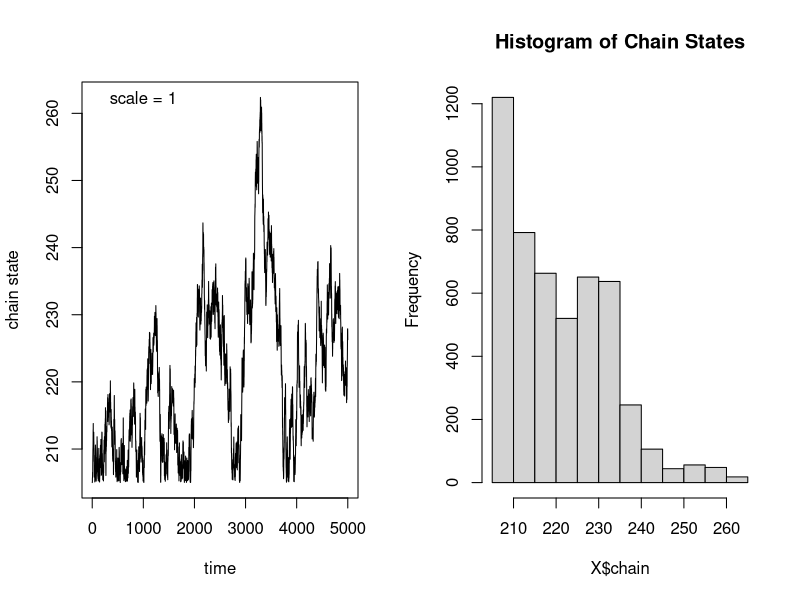
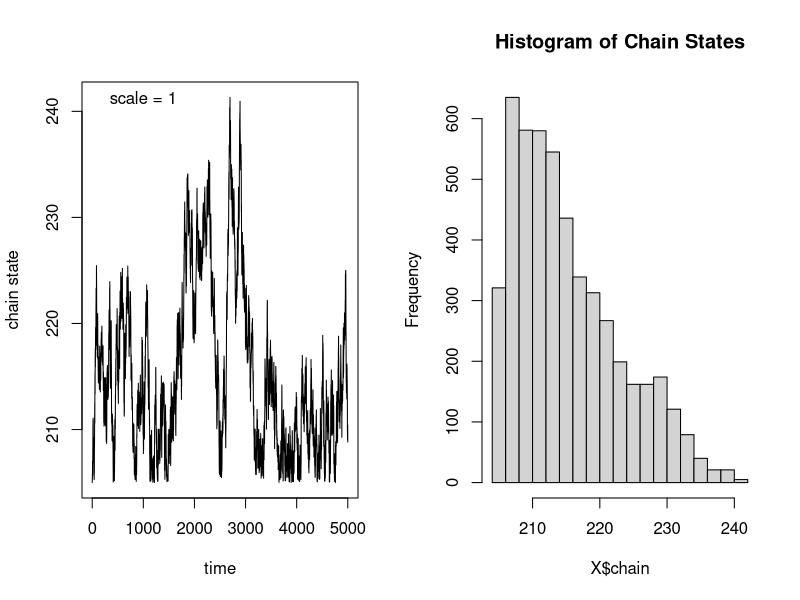
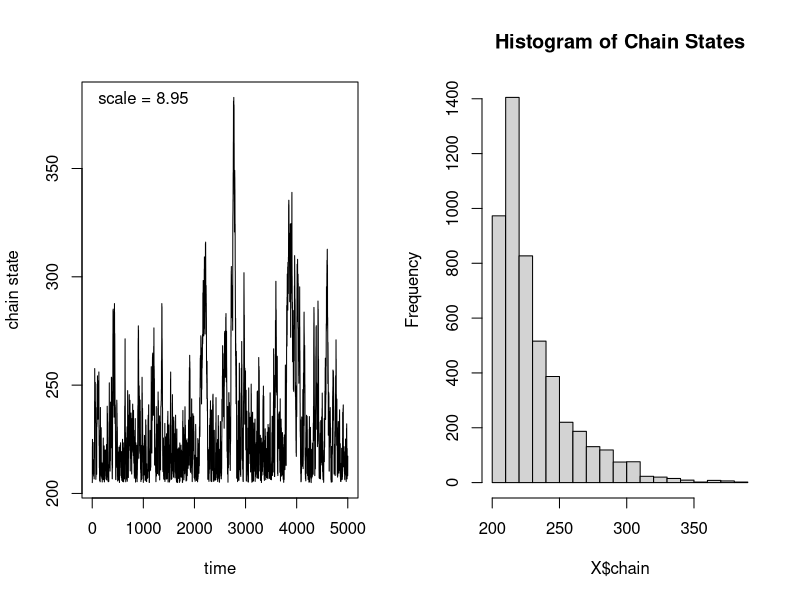
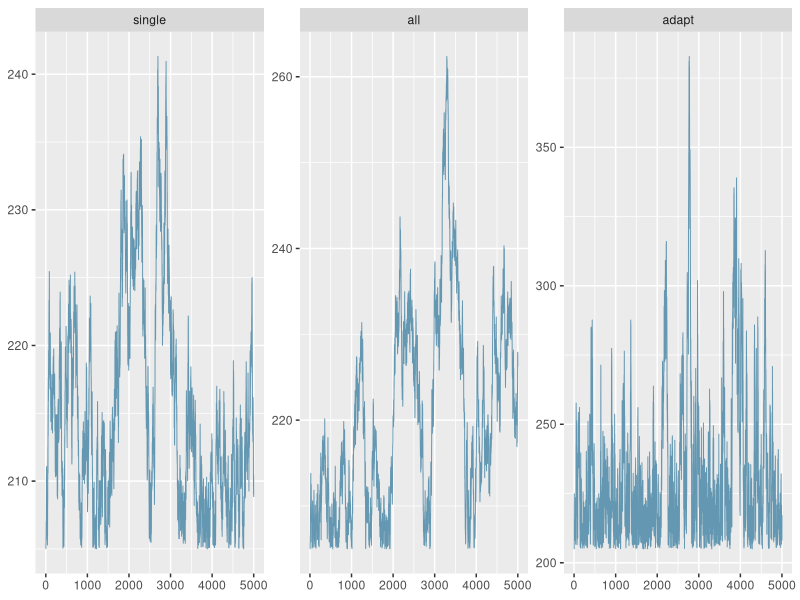
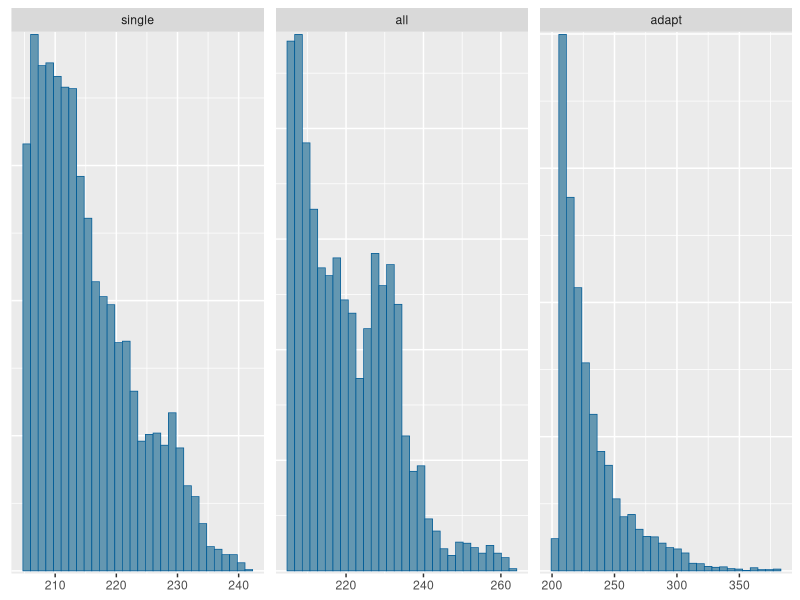
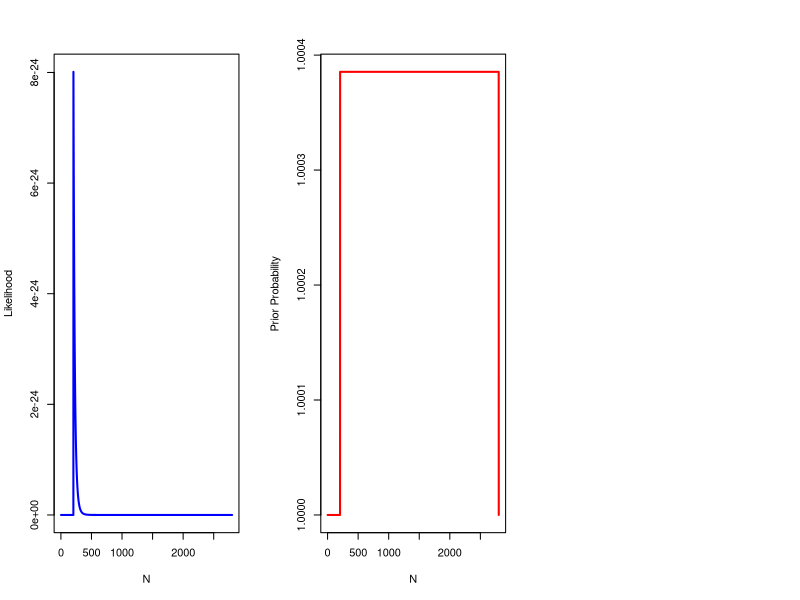

These figures' R source, in order: (Note: this script raises an error after producing the figures.)
#' Compute the metropolis acceptance rate
#' @param X candidate value
#' @param Y current value
#' @param target Target distribution density function
#' @param data Data for the target function
mh_acceptance <- function(X, Y, target, data) {

	## why the exponential? why not use the ratio t(X)/t(Y)
	r <- exp(target(X, data) - target(Y, data))
	if(is.na(target(X, data)))
		r <- 0
	return(r)
}

plot.mh <- function(X) {
	# function for plotting results of metropolis-hastings
	# produces a trace plot and a histogram
	# X: an object of class mh (returned from function metropolis)
	# display.type: if 'burnin' burn in values are included on the trace plot

	par(mfrow=c(1,2))
	ch.len <- length(X$chain)
	ch.vals <- X$chain
	plot(0:(ch.len-1), ch.vals, xlab="time", ylab="chain state", type='l')
	text(0.2*ch.len, max(ch.vals), paste("scale = ", round(X$scale,2), sep=""))
		
	hist(X$chain, main="Histogram of Chain States")
}


#' Propose and select candidate values for the metropolis-hastings algorithm
#' @param current Current state of the chain
#' @param scale Scale of the proposal distribution
#' @param target Target distribution density function
#' @param data Data for the target distribution
#' @return New value in the chain
mh_propose <- function(current, scale, target, data) {
	# rnorm is the proposal/candidate distribution
	candidate <- rnorm(1, current, scale)
	r_cand <- mh_acceptance(candidate, current, target, data)
	U <- runif(1)
	# cat(paste("proposal: ", round(candidate.value,2), "   previous: ", round(previous,2), "   r: ", round(r.cand, 2), "   U: ", round(U,2)))
	if(U < r_cand) {
		result <- candidate
		# cat("   accept\n")
	} else {
		result <- current
		# cat("   reject\n")
	}
	return(result)
}


#' Single parameter metropolis-hastings implementation
#' @param target Target function (returning log unnormalised posterior density);
#' 	this function should take the parameter as it's first argument and a data list as its second
#' @param initial Initial value of the parameter
#' @param data Data to pass to the target
#' @param iter Number of iterations
#' @param scale Scale for the proposal distribution, if NA, the algorithm will adaptively
#' 		choose a scale
#' @param adapt_iter Number of iterations for adaptation, if needed
#' 
#' @return An object of class 'mh', with three members: 'chain' is the markov chain, 'scale' 
#' 		is the scale parameter used, and 'accept' is the acceptance rate
metropolis <- function(target, initial, data, iter = 5000, scale = 1, adapt_iter = 1000) {


	# automatic tuning
	if(is.na(scale)) {
		scale <- 1
		accept <- 0
		chain <- numeric(adapt_iter)
		chain[1] <- initial
		
		for(t in 2:adapt_iter) {
			chain[t] <- mh_propose(chain[t-1], scale, target, data)
			if(chain[t] == chain[t-1]) {
				scale <- scale / 1.1
			} else {
				scale <- scale * 1.1
				accept <- accept + 1
			}	
		}
	cat("Finished adaptation; acceptance rate = ", accept/adapt_iter, "\n")
	}

	# set up the markov chain
	chain <- numeric(iter + 1)
	chain[1] <- initial
	accept <- 0
	for(t in 2:(iter+1)) {
		# propose and evaluate candidates
		chain[t] <- mh_propose(chain[t-1], scale, target, data)
		if(chain[t] != chain[t-1]) {
			accept <- accept + 1
		}	
	}
	
	# process the results
	result <- list(chain=chain, scale=scale, accept = accept / iter)
	class(result) <- 'mh'
	return(result)
}



#' log posterior distribution
#' this function always has more or less the same signature
#' 
#' @param params The parameter vector for the model
#' @param data A list of data needed to evaluate the model
#' @return The log unnormalized posterior probability of the parameters conditional on the data
log_posterior <- function(params, data) {
	# here we 'unpack' the objects to make the names clearer
	N <- params[1]
	s <- data$s
	nmin <- data$nmin
	nmax <- data$nmax

	log_liklihood <- sum(dunif(s, 1, N, log=TRUE))
	log_prior <- dunif(N, nmin, nmax, log = TRUE)
	return(log_liklihood + log_prior)
}



# original code for generating the data
## s <- sample(1:245, 10)

# the data we use in class
s <- c(147, 126, 183, 88, 9, 203, 16, 10, 112, 205)
N_est <- 1400
data <- list(s = s, nmin = max(s), nmax = 2 * N_est)

data_max <- data
data_max$s <- max(s)
result_max <- metropolis(log_posterior, initial = max(s), data = data_max)
plot(result_max)

## stats
## see bottom for the mode
mean(result_max$chain)
median(result_max$chain)
sd(result_max$chain)
quantile(result_max$chain, c(0.05, 0.95))


result <- metropolis(log_posterior, initial = max(s), data = data)
plot(result)

mean(result$chain)
median(result$chain)
sd(result$chain)
quantile(result$chain, c(0.05, 0.95))

result_adapt <- metropolis(log_posterior, initial = max(s), data = data, scale = NA)
plot(result_adapt)
mean(result_adapt$chain)
median(result_adapt$chain)
sd(result_adapt$chain)
quantile(result_adapt$chain, c(0.05, 0.95))

library(bayesplot)
compare <- cbind(result$chain, result_max$chain, result_adapt$chain)
colnames(compare) <- c("single", "all", "adapt")
mcmc_trace(compare)
mcmc_hist(compare)

# this problem is very simple
# we can actually compute the posterior prob for every possible N and just plot them
N_proposals <- 1:(data$nmax+1)
liklihood <- sapply(N_proposals, function(x) exp(sum(dunif(s, 1, x, log=TRUE))))
prior <- sapply(N_proposals, function(x) exp(dunif(x, data$nmin, data$nmax)))
posterior <- exp(sapply(N_proposals, log_posterior, data = data))

## remember that the posterior is unnormalized
## in this case, we can normalize it because we have captured every possible value
posterior <- posterior/sum(posterior)

par(mfrow=c(1,3))
plot(N_proposals, liklihood, type='l', col='blue', lwd=2, xlab="N", ylab="Likelihood")
plot(N_proposals, prior, type='l', col='red', lwd=2, xlab="N", ylab="Prior Probability")
plot(N_proposals, posterior, type='l', col='purple', lwd=2, xlab="N", ylab="Posterior Probability")




# what if we just want the estimate of the mode, not confidence limits?
# this is the maximum a posteriori estimate, and you already know how to do it
map_estimate <- optim(max(s), log_posterior, method = "Brent", data = data, lower = data$nmin,
	upper = data$nmax, control=list(fnscale = -1))

map_estimate_max <- optim(max(s), log_posterior, method = "Brent", data = data_max, 
	lower = data$nmin, upper = data$nmax, control=list(fnscale = -1))
